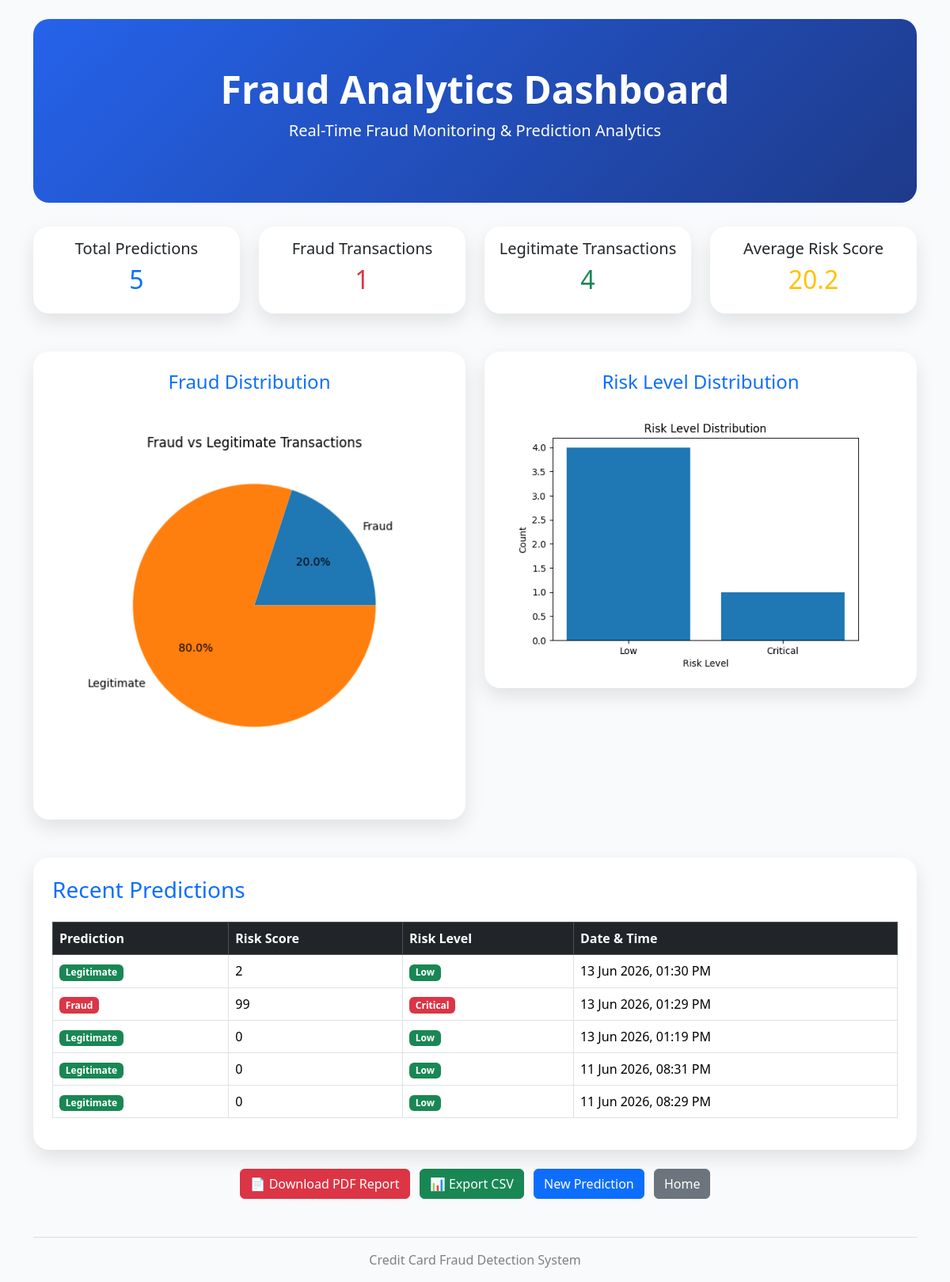
/dashboard/, run on the app's committed database.
### fraud_app/models.py (models this page shows, shortened)
class PredictionHistory(models.Model):
    result=models.CharField(max_length=20)
    fraud_probability=models.FloatField()
    risk_score=models.IntegerField()
    risk_level=models.CharField(max_length=20)
    created_at=models.DateTimeField(auto_now_add=True)

### fraud_app/views.py (the view)
# urls.py: path("dashboard/",views.dashboard,name="dashboard"),
def dashboard(request):
    predictions=PredictionHistory.objects.all().order_by("-created_at")
    total=predictions.count()
    fraud_count=predictions.filter(
        result="Fraud"
    ).count()
    legit_count=predictions.filter(
        result="Legitimate"
    ).count()
    avg_risk=0
    if total>0:
        avg_risk=sum(
            p.risk_score for p in predictions
        )/total
    plt.figure(figsize=(5,5))
    plt.pie(
        [fraud_count, legit_count],
        labels=["Fraud", "Legitimate"],
        autopct="%1.1f%%"
    )
    plt.title("Fraud vs Legitimate Transactions")
    plt.savefig("static/images/fraud_pie.png")
    plt.close()
    risk_levels = predictions.values_list(
        "risk_level",
        flat=True
    )
    counts = Counter(risk_levels)
    plt.figure(figsize=(6,4))
    plt.bar(
        counts.keys(),
        counts.values()
    )
    plt.title("Risk Level Distribution")
    plt.xlabel("Risk Level")
    plt.ylabel("Count")
    plt.savefig("static/images/risk_chart.png")
    plt.close()
    context={
        "total": total,
        "fraud_count": fraud_count,
        "legit_count": legit_count,
        "avg_risk": round(avg_risk,2),
        "predictions": predictions[:10]
    }
    return render(
        request,
     "fraud_app/dashboard.html",
     context
    )

### fraud_app/templates/fraud_app/dashboard.html (shortened to what this page needs)
{% load static %}
<!DOCTYPE html>
<html>
<head>
    <link href="https://cdn.jsdelivr.net/npm/bootstrap@5.3.3/dist/css/bootstrap.min.css" rel="stylesheet">
    <link rel="stylesheet" href="{% static 'css/style.css' %}">
</head>
<body>
<div class="container mt-4">
    <div class="hero">
        <h1>Fraud Analytics Dashboard</h1>
        <p class="lead">
            Real-Time Fraud Monitoring & Prediction Analytics
        </p>
    </div>
    <div class="row mt-4">
        <div class="col-md-3">
            <div class="card card-custom text-center p-3">
                <h5>Total Predictions</h5>
                <h2 class="text-primary">
                    {{ total }}
                </h2>
            </div>
        </div>
        <div class="col-md-3">
            <div class="card card-custom text-center p-3">
                <h5>Fraud Transactions</h5>
                <h2 class="text-danger">
                    {{ fraud_count }}
                </h2>
            </div>
        </div>
        <div class="col-md-3">
            <div class="card card-custom text-center p-3">
                <h5>Legitimate Transactions</h5>
                <h2 class="text-success">
                    {{ legit_count }}
                </h2>
            </div>
        </div>
        <div class="col-md-3">
            <div class="card card-custom text-center p-3">
                <h5>Average Risk Score</h5>
                <h2 class="text-warning">
                    {{ avg_risk }}
                </h2>
            </div>
        </div>
    </div>
<div class="row mt-5">
    <div class="col-md-6">
        <div class="card card-custom p-4">
            <h4 class="text-center text-primary mb-3">
                Fraud Distribution
            </h4>
            <img
                src="{% static 'images/fraud_pie.png' %}"
                class="img-fluid rounded">
        </div>
    </div>
    <div class="col-md-6">
        <div class="card card-custom p-4">
            <h4 class="text-center text-primary mb-3">
                Risk Level Distribution
            </h4>
            <img
                src="{% static 'images/risk_chart.png' %}"
                class="img-fluid rounded">
        </div>
    </div>
</div>
    <div class="card card-custom mt-5 p-4">
        <h3 class="text-primary mb-4">
            Recent Predictions
        </h3>
        <div class="table-responsive">
            <table class="table table-hover table-bordered">
                <thead class="table-dark">
                    <tr>
                        <th>Prediction</th>
                        <th>Risk Score</th>
                        <th>Risk Level</th>
                        <th>Date & Time</th>
                    </tr>
                </thead>
                <tbody>
                    {% for p in predictions %}
                    <tr>
                        <td>
                            {% if p.result == "Fraud" %}
                                <span class="badge bg-danger">
                                    Fraud
                                </span>
                            {% else %}
                                <span class="badge bg-success">
                                    Legitimate
                                </span>
                            {% endif %}
                        </td>
                        <td>
                            {{ p.risk_score }}
                        </td>
                        <td>
                            {% if p.risk_level == "Critical" %}
                                <span class="badge bg-danger">
                                    Critical
                                </span>
                            {% elif p.risk_level == "High" %}
                                <span class="badge bg-warning text-dark">
                                    High
                                </span>
                            {% elif p.risk_level == "Medium" %}
                                <span class="badge bg-primary">
                                    Medium
                                </span>
                            {% else %}
                                <span class="badge bg-success">
                                    Low
                                </span>
                            {% endif %}
                        </td>
                        <td>
                            {{ p.created_at | date:"d M Y, h:i A" }}
                        </td>
                    </tr>
                    {% endfor %}
                </tbody>
            </table>
        </div>
    </div>
    <div class="text-center mt-4">
         <a href="{% url 'download_report' %}"
       class="btn btn-danger me-2">
        📄 Download PDF Report
    </a>
    <a href="{% url 'export_csv' %}"
       class="btn btn-success me-2">
        📊 Export CSV
    </a>
        <a href="/predict/" class="btn btn-primary me-2">
            New Prediction
        </a>
        <a href="/" class="btn btn-secondary">
            Home
        </a>
    </div>
    <div class="footer mt-5">
        <hr>
        <p>
            Credit Card Fraud Detection System
        </p>
    </div>
</div>
</body>
</html>

### fraud_app/static/css/style.css (style rules this page uses)
body { background:#F8FAFC; font-family:'Segoe UI',sans-serif; }
.hero { background:linear-gradient(135deg,#2563EB,#1E3A8A); color:white; padding:60px; border-radius:20px; text-align:center; margin-bottom:30px; }
.hero h1 { font-size:3rem; font-weight:bold; }
.card-custom { border:none; border-radius:20px; box-shadow:0 10px 25px rgba(0,0,0,0.1); }
.footer { text-align:center; margin-top:40px; color:gray; }

### data on the page
PredictionHistory: result "Legitimate", risk_score "2", risk_level "Low", created_at "13 Jun 2026, 01:30 PM"
PredictionHistory: result "Fraud", risk_score "99", risk_level "Critical", created_at "13 Jun 2026, 01:29 PM"
PredictionHistory: result "Legitimate", risk_score "0", risk_level "Low", created_at "13 Jun 2026, 01:19 PM"
PredictionHistory: result "Legitimate", risk_score "0", risk_level "Low", created_at "11 Jun 2026, 08:31 PM"
PredictionHistory: result "Legitimate", risk_score "0", risk_level "Low", created_at "11 Jun 2026, 08:29 PM"

### other printed values
{{ total }} "5"
{{ fraud_count }} "1"
{{ legit_count }} "4"
{{ avg_risk }} "20.2"
